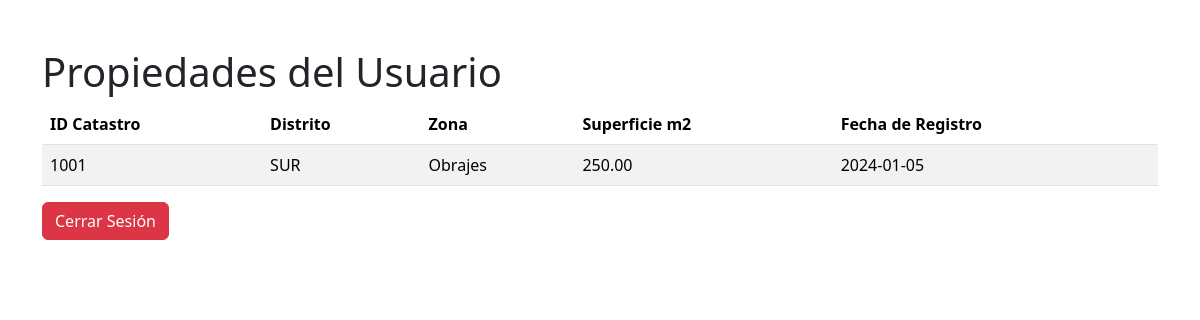
The app's page /Ejercicio6/cliente.php (signed in) with its own data.
### tables this page shows
CREATE TABLE `propiedad` (
  `id_catastro` int(11) NOT NULL,
  `distrito` varchar(50) NOT NULL,
  `zona` varchar(50) NOT NULL,
  `superficie_m2` decimal(10,2) NOT NULL,
  `fecha_registro` date NOT NULL,
  `id_ci` int(11) DEFAULT NULL
);

### Ejercicio6/cliente.php (the view, shortened to what this page needs)
<?php
    $nombre_usuario = $_SESSION['nombre_usuario'];
    $conexion = mysqli_connect("localhost", "usuario", "123456", "bddouglas");
    $consultaUsuario = "SELECT id_ci FROM usuario WHERE nombre_usuario = '$nombre_usuario'";
    $resultadoUsuario = mysqli_query($conexion, $consultaUsuario);
    $usuario = mysqli_fetch_assoc($resultadoUsuario);
    $id_ci = $usuario['id_ci'];
    $consulta = "SELECT id_catastro, distrito, zona, superficie_m2, fecha_registro
                 FROM propiedad
                 WHERE id_ci = '$id_ci'";
    $resultado = mysqli_query($conexion, $consulta);
?>
<!DOCTYPE html>
<html lang="es">
<head>
    <link href="https://cdn.jsdelivr.net/npm/bootstrap@5.3.3/dist/css/bootstrap.min.css" rel="stylesheet">
</head>
<body>
    <div class="container mt-5">
        <h1>Propiedades del Usuario</h1>
        <table class="table table-striped table-hover">
            <thead>
                <tr>
                    <th>ID Catastro</th>
                    <th>Distrito</th>
                    <th>Zona</th>
                    <th>Superficie m2</th>
                    <th>Fecha de Registro</th>
                </tr>
            </thead>
            <tbody>
                <?php
                    while($fila = mysqli_fetch_array($resultado)) {
                        echo "<tr>";
                        echo "<td>" . htmlspecialchars($fila['id_catastro']) . "</td>";
                        echo "<td>" . htmlspecialchars($fila['distrito']) . "</td>";
                        echo "<td>" . htmlspecialchars($fila['zona']) . "</td>";
                        echo "<td>" . htmlspecialchars($fila['superficie_m2']) . "</td>";
                        echo "<td>" . htmlspecialchars($fila['fecha_registro']) . "</td>";
                        echo "</tr>";
                    }
                ?>
            </tbody>
        </table>
        <a href="logout.php" class="btn btn-danger">Cerrar Sesión</a>
    </div>
</body>
</html>

### records on screen
propiedad: id_catastro "1001", distrito "SUR", zona "Obrajes", superficie_m2 "250.00", fecha_registro "2024-01-05"
